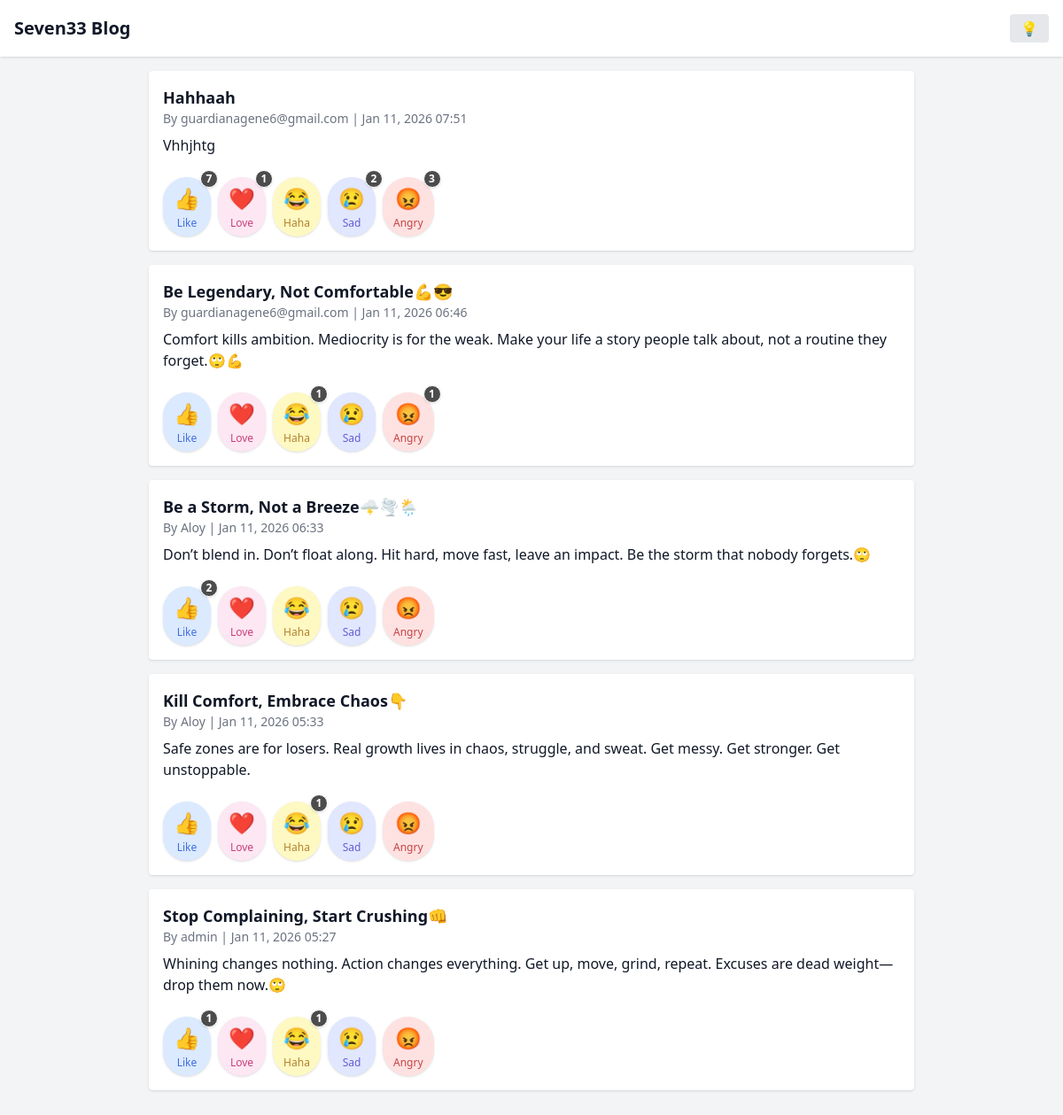
The page /public on the database as committed earlier.
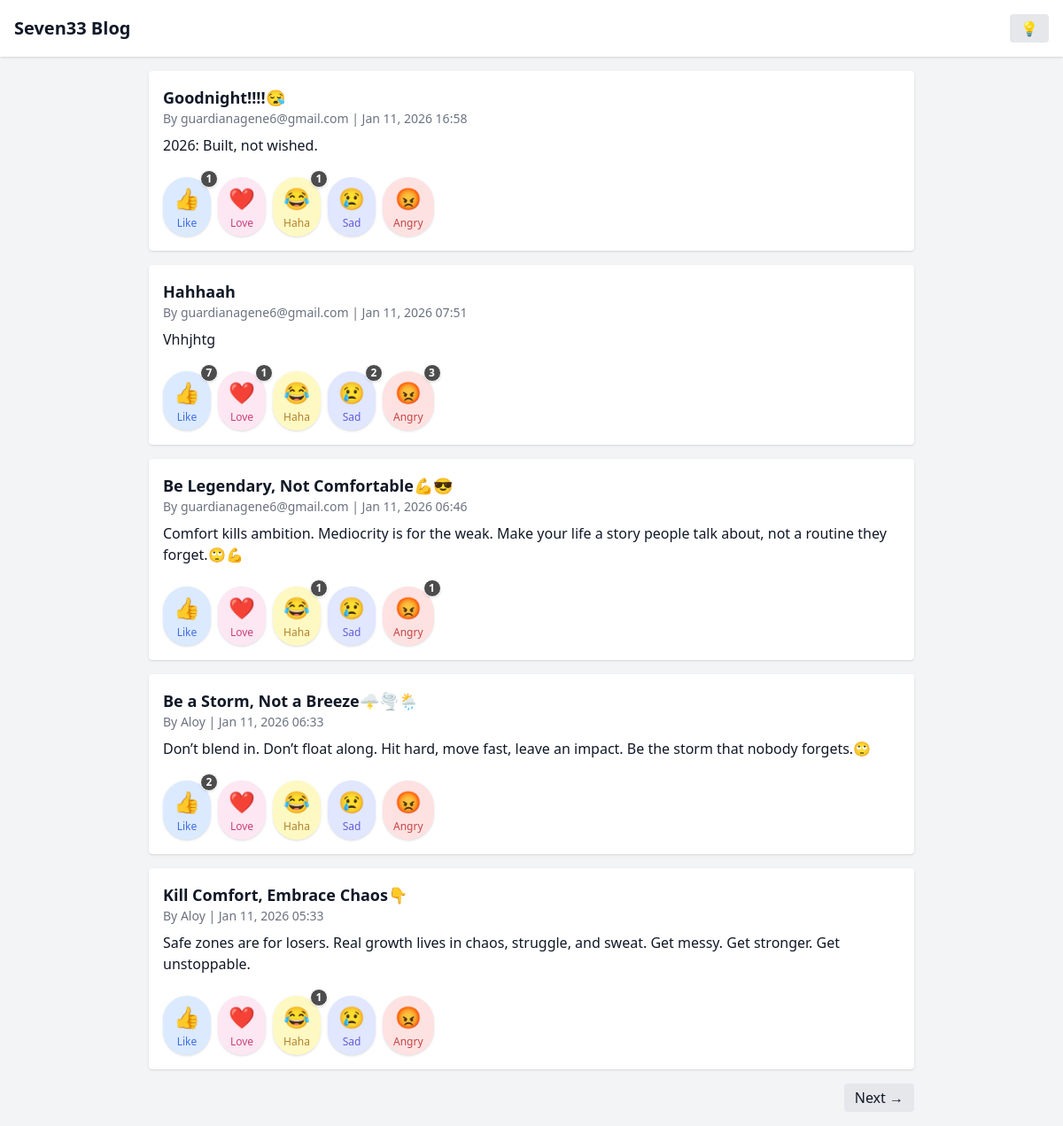
The same page on the database as committed later.
### app.py (models this page shows)
class Post(db.Model):
    id = db.Column(db.Integer, primary_key=True)
    title = db.Column(db.String(200), nullable=False)
    content = db.Column(db.Text, nullable=False)
    slug = db.Column(db.String(200), unique=True, nullable=False)
    author = db.Column(db.String(80), nullable=False, default="Guest")
    created_at = db.Column(db.DateTime, default=datetime.utcnow)
    approved = db.Column(db.Boolean, default=False)
    tags = db.Column(db.String(200), nullable=True)

### app.py (the view)
@app.route('/')
@app.route('/public')
@app.route('/public/page/<int:page>')
def public_home(page=1):
    per_page = 5
    posts = Post.query.filter_by(approved=True)\
        .order_by(Post.created_at.desc())\
        .paginate(page=page, per_page=per_page, error_out=False)
    user = None
    if session.get('user_id'):
        user = User.query.get(session['user_id'])
    return render_template('home_public.html', posts=posts, user=user)

### templates/home_public.html (shortened to what this page needs)
<!DOCTYPE html>
<html lang="en" class="">
<head>
<script src="https://cdn.tailwindcss.com"></script>
</head>
<body class="bg-gray-100 dark:bg-gray-900 text-gray-900 dark:text-gray-100 transition-colors duration-300">
<header class="flex flex-col sm:flex-row justify-between items-center p-4 bg-white dark:bg-gray-800 shadow">
    <h1 class="text-xl font-bold mb-2 sm:mb-0">Seven33 Blog</h1>
    <div class="flex items-center space-x-4">
        <button id="darkToggle" class="px-3 py-1 bg-gray-200 dark:bg-gray-700 text-gray-800 dark:text-gray-200 rounded hover:bg-gray-300 dark:hover:bg-gray-600 transition">
            💡
        </button>
    </div>
</header>
<div class="max-w-4xl mx-auto p-4">
    {% if posts.items %}
        {% for post in posts.items %}
        <div class="bg-white dark:bg-gray-800 p-4 rounded shadow mb-4 transition-colors duration-300">
            <h2 class="text-lg font-bold">{{ post.title }}</h2>
            <p class="text-sm text-gray-500 dark:text-gray-400 mb-2">
                By {{ post.author }} | {{ post.created_at.strftime('%b %d, %Y %H:%M') }}
            </p>
            <p class="mb-4 line-clamp-3">{{ post.content }}</p>
            <div class="flex space-x-2 mt-2 select-none">
                {% set reaction_emojis = {
                    'like': '👍',
                    'love': '❤️',
                    'haha': '😂',
                    'sad': '😢',
                    'angry': '😡'
                } %}
                {% set reaction_labels = {
                    'like': 'Like',
                    'love': 'Love',
                    'haha': 'Haha',
                    'sad': 'Sad',
                    'angry': 'Angry'
                } %}
                {% set reaction_types = ['like', 'love', 'haha', 'sad', 'angry'] %}
                {% for r in reaction_types %}
                    <button
                        onclick="sendReaction({{ post.id }}, '{{ r }}')"
                        class="group relative flex flex-col items-center justify-center px-3 py-2 rounded-full shadow transition
                            {{ reaction_styles[r] }}
                            focus:outline-none focus:ring-2 focus:ring-offset-2 focus:ring-{{ 'blue' if r == 'like' else r }}-400 scale-100
                            active:scale-90
                            hover:shadow-lg"
                        style="min-width: 48px;"
                        aria-label="{{ reaction_labels[r] }}"
                    >
                        <span class="text-2xl transition-transform duration-150 group-active:scale-110 group-hover:scale-125">
                            {{ reaction_emojis[r] }}
                        </span>
                        <span class="text-xs opacity-80 leading-tight font-medium mt-1 capitalize">
                            {{ reaction_labels[r] }}
                        </span>
                        <span id="count-{{ r }}-{{ post.id }}" class="absolute -top-2 -right-2 bg-black/70 text-white text-xs font-bold rounded-full w-5 h-5 flex items-center justify-center border border-white dark:border-gray-900 shadow
                            {% if post.reactions and post.reactions.filter_by(type=r).count() == 0 %}hidden{% endif %}">
                            {% if post.reactions %}
                                {{ post.reactions.filter_by(type=r).count() }}
                            {% else %}
                                0
                            {% endif %}
                        </span>
                    </button>
                {% endfor %}
            </div>
        </div>
        {% endfor %}
        <div class="flex justify-between mt-4">
            {% if posts.has_next %}
                <a href="{{ url_for('public_home', page=posts.next_num) }}" class="px-3 py-1 bg-gray-200 dark:bg-gray-700 rounded hover:bg-gray-300 dark:hover:bg-gray-600">Next →</a>
            {% else %}
                <span></span>
            {% endif %}
        </div>
    {% else %}
        <p class="text-gray-600 dark:text-gray-400">No posts yet.</p>
    {% endif %}
</div>
</body>
</html>

Rows that differ between the two databases and show on the page:
no longer on this page (row unchanged): Post: title "Stop Complaining, Start Crushing👊", author "admin", created_at "Jan 11, 2026 05:27", content "Whining changes nothing. Action changes everything. Get up, move, grind, repeat. Excuses are dead weight—drop them now.🙄", reaction_emojis "👍" "❤️" "😂" "😢" "😡", reaction_labels "Like" "Love" "Haha" "Sad" "Angry", reactions.filter_by "1" "1"
added Post: title "Goodnight!!!!😪", author "guardianagene6@gmail.com", created_at "Jan 11, 2026 16:58", content "2026: Built, not wished.", reaction_emojis "👍" "❤️" "😂" "😢" "😡", reaction_labels "Like" "Love" "Haha" "Sad" "Angry", reactions.filter_by "1" "1"
Other text that changed with them:
text now shown: "Next →"
